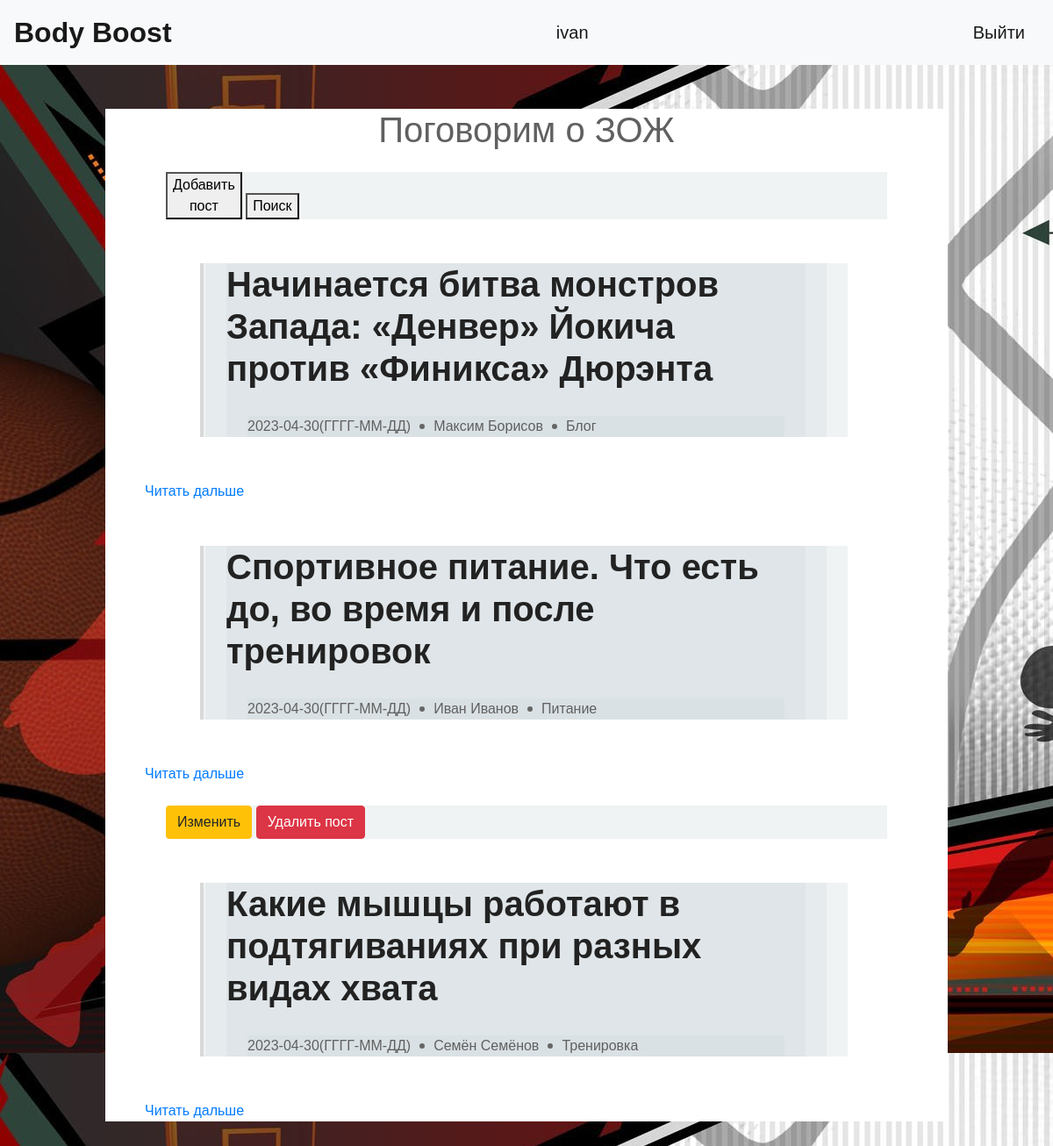
/ (signed in), run on the app's committed database.
### data/users.py (models this page shows, shortened)
class User(SqlAlchemyBase, UserMixin):
    __tablename__ = 'users'
    id = sqlalchemy.Column(sqlalchemy.Integer, primary_key=True, autoincrement=True)
    surname = sqlalchemy.Column(sqlalchemy.String, nullable=True)
    name = sqlalchemy.Column(sqlalchemy.String, nullable=True)
    img = sqlalchemy.Column(sqlalchemy.BLOB, default=None, nullable=True)
    login = sqlalchemy.Column(sqlalchemy.String, unique=True, nullable=True)
    about_me = sqlalchemy.Column(sqlalchemy.Text, nullable=True, default="")
    role = sqlalchemy.Column(sqlalchemy.String, nullable=True, default="user")
    hashed_password = sqlalchemy.Column(sqlalchemy.String, nullable=True)
    posts = orm.relationship("Post", back_populates='user')

### data/posts.py (models this page shows, shortened)
class Post(SqlAlchemyBase, UserMixin):
    __tablename__ = 'posts'
    id = sqlalchemy.Column(sqlalchemy.Integer, primary_key=True, autoincrement=True)
    creator_id = sqlalchemy.Column(sqlalchemy.Integer,
                                   sqlalchemy.ForeignKey("users.id"))
    user = orm.relationship('User')
    creator_name = sqlalchemy.Column(sqlalchemy.String, nullable=False)
    creator_surname = sqlalchemy.Column(sqlalchemy.String, nullable=False)
    creator_login = sqlalchemy.Column(sqlalchemy.String, nullable=False)
    post_name = sqlalchemy.Column(sqlalchemy.String, nullable=False)
    create_date = sqlalchemy.Column(sqlalchemy.Date, nullable=False, default=datetime.datetime.now())
    text_content = sqlalchemy.Column(sqlalchemy.Text, nullable=True)
    file = sqlalchemy.Column(sqlalchemy.BLOB, default=None, nullable=True)
    is_liked = sqlalchemy.Column(sqlalchemy.BOOLEAN, default=False)
    is_blog = sqlalchemy.Column(sqlalchemy.BOOLEAN, default=False)
    is_training = sqlalchemy.Column(sqlalchemy.BOOLEAN, default=False)
    is_recipe = sqlalchemy.Column(sqlalchemy.BOOLEAN, default=False)
    list_likes = sqlalchemy.Column(sqlalchemy.String, nullable=False, default="")

### server.py (the view)
@app.route("/")
def index():
    db_sess = db_session.create_session()
    posts = db_sess.query(Post).all()
    return render_template("index.html", posts=posts, title="Поговорим о ЗОЖ")

### data/db_session.py (called while the page is built)
def create_session() -> Session:
    global __factory
    return __factory()

### server.py (called while the page is built)
@login_manager.user_loader
def load_user(user_id):
    db_sess = db_session.create_session()
    return db_sess.get(User, user_id)

### templates/index.html
{% extends "base.html" %}
{% block content %}
<head>
	<link rel="stylesheet" href="../static/css/example_css.css">
</head>
<h1 style="text-align: center">{{ title }}</h1>
<div>
    {% if current_user.is_authenticated %}
	    <a href="/add_post"><button>Добавить<br>пост</button></a>
    {% endif %}
	<a href="/"><button class="button1">Поиск</button></a>
</div>
{% for post in posts %}
    <div class="container">
        <div class="post">
            <div class="post-content">
                <div class="post-header">
                    <h1>{{ post.post_name }}</h1>
                    <div class="post-meta">
                        <time>{{ post.create_date }}(ГГГГ-ММ-ДД)</time>
                        <span class="author">{{ post.creator_name }} {{ post.creator_surname }}</span>
                        {% if post.is_blog %}
                            <span class="category">Блог</span>
                        {% endif %}
                        {% if post.is_training %}
                            <span class="category">Тренировка</span>
                        {% endif %}
                        {% if post.is_recipe %}
                            <span class="category">Питание</span>
                        {% endif %}
                    </div>
                </div>
            </div>
        </div>
    </div>
    <a href="/post_review/{{ post.id }}">Читать дальше</a>
    {% if current_user.is_authenticated and post.creator_id == current_user.id %}
        <div>
            <a href="/edit_post/{{ post.id }}" class="btn btn-warning">Изменить</a>
            <a href="/post_delete/{{ post.id }}" class="btn btn-danger">Удалить пост</a>
        </div>
    {% endif %}
{% endfor %}
{% endblock %}

### templates/base.html (shortened to what this page needs)
<!doctype html>
<html lang="en">
<head>
    <link rel="stylesheet"
          href="https://stackpath.bootstrapcdn.com/bootstrap/4.4.1/css/bootstrap.min.css"
>
    <link rel='stylesheet' href="../static/css/base.css">
</head>
<body background="../static/img/fon/fon.jpg">
<header>
    <nav class="navbar navbar-light bg-light">
        <a class="navbar-brand" href="/"><font size="6" face="Arial"><b>Body Boost</b></font></a>
        {% if current_user.is_authenticated %}
            <a class="navbar-brand" href="/profile/{{ current_user.login }}">{{ current_user.login }}</a>
            <a class="navbar-brand" href="/logout">Выйти</a>
        {% endif %}
    </nav>
</header>
<main role="main" class="container">
    {% block content %}{% endblock %}
</main>
</body>
</html>

### static/css/base.css (style rules this page uses)
div { margin: 24px; background: rgba(205, 214, 219, 0.3) }

### static/css/example_css.css (style rules this page uses)
* { box-sizing: border-box; margin: 0; }
body { font-family: 'Montserrat', sans-serif; color: #606060; font-size: 14px; }
.container { max-width: 960px; margin: 50px auto; padding: 0 15px; background: white; }
.post h1 { color: #222; font-weight: 600; margin-bottom: 30px; }
.post-meta { margin-bottom: 30px; display: flex; flex-wrap: wrap; }
time, .author { padding-right: 26px; position: relative; }
time:after, .author:after { content: ""; width: 6px; height: 6px; border-radius: 50%; background: #666; position: absolute; top: 50%; right: 10px; transform: translateY(-50%); }
@media (min-width: 768px) { body { font-size: 16px; } }
@media (min-width: 768px) { .container { padding: 0 45px; } }
@media (min-width: 768px) { .post-header { padding-left: 26px; border-left: 4px solid #D8D8D8; margin-left: -30px; } }

### data on the page
User: login "ivan"
Post: post_name "Начинается битва монстров Запада: «Денвер» Йокича против «Финикса» Дюрэнта", create_date "2023-04-30", creator_name "Максим", creator_surname "Борисов", is_blog "Блог"
Post: post_name "Спортивное питание. Что есть до, во время и после тренировок", create_date "2023-04-30", creator_name "Иван", creator_surname "Иванов", is_recipe "Питание"
Post: post_name "Какие мышцы работают в подтягиваниях при разных видах хвата", create_date "2023-04-30", creator_name "Семён", creator_surname "Семёнов", is_training "Тренировка"

### other printed values
{{ title }} "Поговорим о ЗОЖ"
